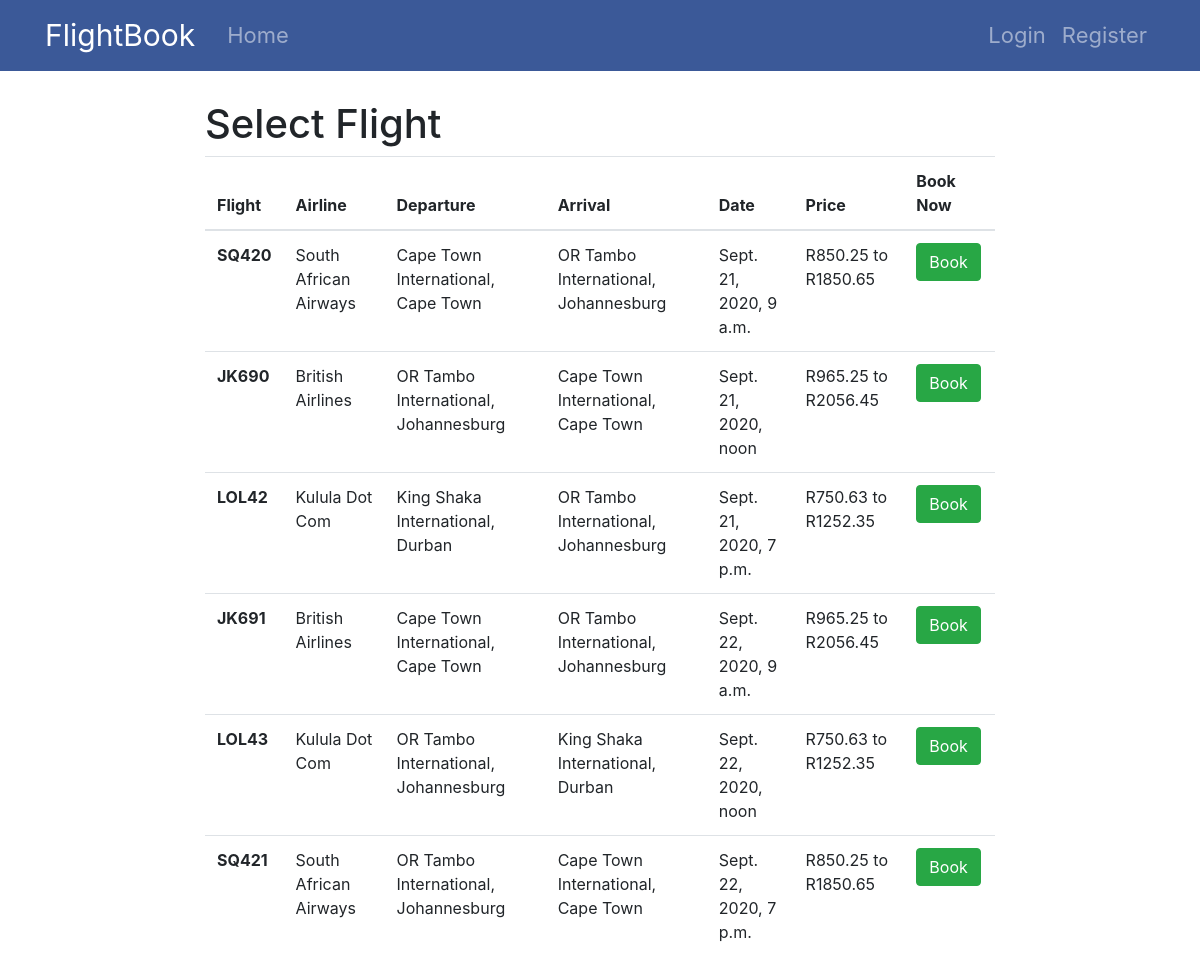
/booking/flight/, run on the app's committed database.
### booking/models.py (models this page shows)
class Flight(models.Model):
    flightNo = models.CharField(max_length=5)
    airline = models.CharField(max_length=100)
    seatsAvailable = models.IntegerField()
    departureLocation = models.CharField(max_length=100)
    arrivalLocation = models.CharField(max_length=100)
    flightDateTime = models.DateTimeField()
    flightDuration = models.CharField(max_length=20)
    departureTerminal = models.CharField(max_length=3)
    planeID = models.ForeignKey(Plane, on_delete=models.CASCADE)
    economyCost = models.DecimalField(default=0, decimal_places=2, max_digits=12)
    businessCost = models.DecimalField(default=0, decimal_places=2, max_digits=12)
    firstCost = models.DecimalField(default=0, decimal_places=2, max_digits=12)

### booking/views.py (the view)
# urls.py: path('flight/', views.FlightSelectView.as_view(), name='booking-flight'),
class FlightSelectView(ListView):
    model = Flight
    context_object_name = 'flights'
    ordering = 'flightDateTime'
    def get_queryset(self):
        qs = self.model.objects.filter(flightDateTime__gt=datetime.now()).order_by(self.ordering)
        return qs

### booking/templates/booking/flight_list.html
{% extends "main/base.html" %}
{% block content %}
    <h1>Select Flight</h1>
    <table class="table">
        <thead>
            <tr>
                <th scope="col">Flight</th>
                <th scope="col">Airline</th>
                <th scope="col">Departure</th>
                <th scope="col">Arrival</th>
                <th scope="col">Date</th>
                <th scope="col">Price</th>
                <th scope="col">Book Now</th>
            </tr>
        </thead>
        <tbody>
            {% for flight in flights %}
                <tr>
                    <th scope="row">{{ flight.flightNo }}</th>
                    <td>{{ flight.airline }}</td>
                    <td>{{ flight.departureLocation }}</td>
                    <td>{{ flight.arrivalLocation }}</td>
                    <td>{{ flight.flightDateTime }}</td>
                    <td>R{{ flight.economyCost }} to R{{flight.firstCost}}</td>
                    {% if flight.seatsAvailable != 0 %}
                        <td><a href="{% url 'booking-seat' flight.flightNo %}"><button type="button" class="btn btn-success">Book</button></a></td>
                    {% else %}
                        <td><button type="button" class="btn btn-danger" disabled>Sold Out</button></td>
                    {% endif %}
                </tr>
            {% endfor %}
        </tbody>
    </table>
{% endblock content %}

### data on the page
Flight: flightNo "SQ420", airline "South African Airways", departureLocation "Cape Town International, Cape Town", arrivalLocation "OR Tambo International, Johannesburg", flightDateTime "Sept. 21, 2020, 9 a.m.", economyCost "850.25", firstCost "1850.65", seatsAvailable "Book"
Flight: flightNo "JK690", airline "British Airlines", departureLocation "OR Tambo International, Johannesburg", arrivalLocation "Cape Town International, Cape Town", flightDateTime "Sept. 21, 2020, noon", economyCost "965.25", firstCost "2056.45", seatsAvailable "Book"
Flight: flightNo "LOL42", airline "Kulula Dot Com", departureLocation "King Shaka International, Durban", arrivalLocation "OR Tambo International, Johannesburg", flightDateTime "Sept. 21, 2020, 7 p.m.", economyCost "750.63", firstCost "1252.35", seatsAvailable "Book"
Flight: flightNo "JK691", airline "British Airlines", departureLocation "Cape Town International, Cape Town", arrivalLocation "OR Tambo International, Johannesburg", flightDateTime "Sept. 22, 2020, 9 a.m.", economyCost "965.25", firstCost "2056.45", seatsAvailable "Book"
Flight: flightNo "LOL43", airline "Kulula Dot Com", departureLocation "OR Tambo International, Johannesburg", arrivalLocation "King Shaka International, Durban", flightDateTime "Sept. 22, 2020, noon", economyCost "750.63", firstCost "1252.35", seatsAvailable "Book"
Flight: flightNo "SQ421", airline "South African Airways", departureLocation "OR Tambo International, Johannesburg", arrivalLocation "Cape Town International, Cape Town", flightDateTime "Sept. 22, 2020, 7 p.m.", economyCost "850.25", firstCost "1850.65", seatsAvailable "Book"
